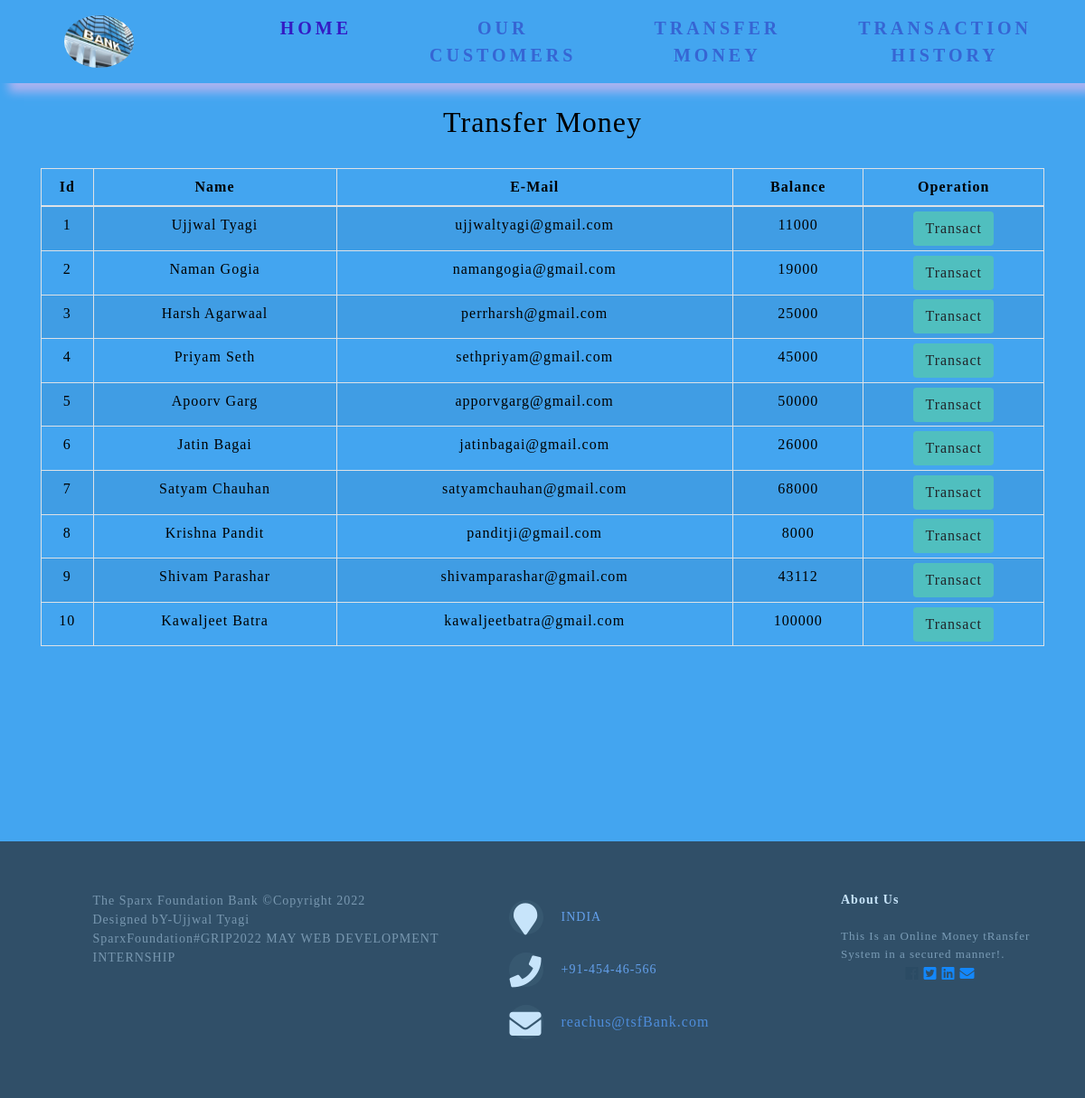
The app's page /transfermoney.php with its own data.
### tables this page shows
CREATE TABLE IF NOT EXISTS `customers` (
  `id` int(11) NOT NULL AUTO_INCREMENT,
  `name` varchar(50) NOT NULL,
  `email` varchar(50) NOT NULL,
  `curr_balance` double NOT NULL,
  PRIMARY KEY (`id`),
  UNIQUE KEY `name` (`name`)
);

### transfermoney.php (the view, shortened to what this page needs)
<!DOCTYPE html>
<html lang="en">
<head>
    <link rel="stylesheet" href="https://maxcdn.bootstrapcdn.com/bootstrap/4.0.0/css/bootstrap.min.css">
    <link rel="stylesheet" type="text/css" href="table.css">
    <link rel="stylesheet" type="text/css" href="navbar.css">
    <link rel="stylesheet" type="text/css" href="footer.css">
    <link rel="stylesheet" href="https://use.fontawesome.com/releases/v5.6.3/css/all.css">
</head>
<body style="background-color :#43a5f0;">
<?php
    include 'data.php';
    $sql = "SELECT * FROM customers";
    $result = mysqli_query($conn,$sql);
?>
<?php
  include 'navbar.php';
?>
<div class="container">
        <h2 class="text-center pt-4" style="color : black;font-family: 'Amatic SC',verdana;">Transfer Money</h2>
        <br>
            <div class="row" style="background-color: #43a5f0">
                <div class="col">
                    <div class="table-responsive-sm">
                    <table class="table table-hover table-sm table-striped table-condensed table-bordered" style="border-color:black;">
                        <thead style="color : black;">
                            <tr>
                            <th scope="col" class="text-center py-2">Id</th>
                            <th scope="col" class="text-center py-2">Name</th>
                            <th scope="col" class="text-center py-2">E-Mail</th>
                            <th scope="col" class="text-center py-2">Balance</th>
                            <th scope="col" class="text-center py-2">Operation</th>
                            </tr>
                        </thead>
                        <tbody>
                <?php
                    while($rows=mysqli_fetch_assoc($result)){
                ?>
                    <tr style="color : black;">
                        <td class="py-2"><?php echo $rows['id'] ?></td>
                        <td class="py-2"><?php echo $rows['name']?></td>
                        <td class="py-2"><?php echo $rows['email']?></td>
                        <td class="py-2"><?php echo $rows['curr_balance']?></td>
                        <td><a href="http://localhost/tsfBank/selecteduserdetails.php?id= <?php echo $rows['id'] ;?>"> <button type="button" class="btn" style="background-color : #50bfbf; " >Transact</button></a></td>
                    </tr>
                <?php
                    }
                ?>
                        </tbody>
                    </table>
                    </div>
                </div>
            </div>
         </div>
<footer class="footer_distributed">
        <div class="footer_left">
            <p class="footer_company_name">The Sparx Foundation Bank &copy;Copyright 2022 </p>
            <p class="footer_company_name">
            Designed bY-Ujjwal Tyagi</p>
            <p class="footer_company_name">
            SparxFoundation#GRIP2022 MAY WEB DEVELOPMENT INTERNSHIP </p>
        </div>
        <div class="footer_center">
            <div>
                <i class="fa fa-map-marker"></i>
                <p><span>INDIA</span></p>
            </div>
            <div>
                <i class="fa fa-phone"></i>
                <p><span>+91-454-46-566</span> </p>
            </div>
            <div>
                <i class="fa fa-envelope"></i>
                <p><a href="#">reachus@tsfBank.com</a></p>
            </div>
            </div>
            <div class="footer_right">
                <p class="footer_company_about">
                 <span>About Us</span>
                 This Is an Online Money tRansfer System in a secured manner!.
                </p>
                <div<a href="#"><i class="fab fa-facebook"></i></a>
                    <a href="#"><i class="fab fa-twitter-square"></i></a>
                    <a href="#"><i class="fab fa-linkedin"></i></a>
                    <a href="#"><i class="fas fa-envelope"></i></a>
                </div>
    </footer>
    </body>
</html>

### table.css (style rules this page uses)
* { padding: 0; margin: 0; box-sizing: border-box; font-family: 'Amatic SC',cursive; }
h2 { font-size: 40px; }
table { letter-spacing: 1.2px; }
td { text-align: center; }
button { border:none; transition: 1s; }
@media only screen and (orientation: portrait) { * { letter-spacing: 1px; } }

### footer.css (style rules this page uses)
footer { position: relative; bottom: 0; height: 10%; opacity: 70%; }
.footer_distributed { background-color: #292c2f; box-shadow: 0 1px 1px 0 rgba(0,0,0,0.5); box-sizing: border-box; width: 100%; text-align: center; padding: 55px 50px; margin-top: 200px; }
.footer_distributed .footer_left,.footer_center,.footer_right { display: inline-block; vertical-align: top; }
.footer_distributed .footer_left { width: 40%; text-align: left; top: -20%; }
.footer_distributed h3 ,span { color: #719eeb; }
.footer_distributed .footer_company_name { color: #8f9296; font-size: 14px; font-weight: normal; margin: 0; }
.footer_distributed .footer_center { width: 30%; text-align: left; }
.footer_distributed .footer_center i { background-color: #33383b; color: white; font-size: 35px; width: 38px; border-radius: 50%; text-align: center; line-height: 42px; vertical-align: middle; height: 38px; margin: 10px 15px; }
.footer_distributed .footer_center p { display: inline-block; color: white; vertical-align: middle; margin: 0; }
.footer_distributed .footer_center p span { display: block; font-weight: normal; font-size: 14px; line-height: 2px; }
.footer_distributed .footer_center p a { color: #5383d3; text-decoration: none; }
.footer_distributed .footer_right { width: 20%; float: right; }
.footer_distributed .footer_company_about { line-height: 20px; color: #92999f; font-size: 13px; text-align: left; font-weight: normal; margin: 0; }
.footer_distributed .footer_company_about span { color: white; display: block; font-size: 14px; font-weight: bold; margin-bottom: 20px; }

### transfermoney.php (style rules this page uses)
button { transition: 1.5s; }

### records on screen
customers: id "1", name "Ujjwal Tyagi", email "ujjwaltyagi@gmail.com", curr_balance "11000"
customers: id "2", name "Naman Gogia", email "namangogia@gmail.com", curr_balance "19000"
customers: id "3", name "Harsh Agarwaal", email "perrharsh@gmail.com", curr_balance "25000"
customers: id "4", name "Priyam Seth", email "sethpriyam@gmail.com", curr_balance "45000"
customers: id "5", name "Apoorv Garg", email "apporvgarg@gmail.com", curr_balance "50000"
customers: id "6", name "Jatin Bagai", email "jatinbagai@gmail.com", curr_balance "26000"
customers: id "7", name "Satyam Chauhan", email "satyamchauhan@gmail.com", curr_balance "68000"
customers: id "8", name "Krishna Pandit", email "panditji@gmail.com", curr_balance "8000"
customers: id "9", name "Shivam Parashar", email "shivamparashar@gmail.com", curr_balance "43112"
customers: id "10", name "Kawaljeet Batra", email "kawaljeetbatra@gmail.com", curr_balance "100000"
